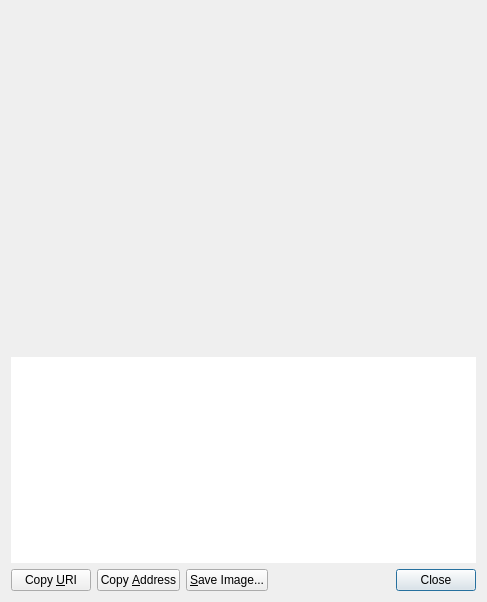
<?xml version="1.0" encoding="UTF-8"?>
<ui version="4.0">
 <class>ReceiveRequestDialog</class>
 <widget class="QDialog" name="ReceiveRequestDialog">
  <property name="geometry">
   <rect>
    <x>0</x>
    <y>0</y>
    <width>487</width>
    <height>602</height>
   </rect>
  </property>
  <layout class="QVBoxLayout" name="verticalLayout_3">
   <item>
    <widget class="QLabel" name="labelLogo">
     <property name="text">
      <string/>
     </property>
     <property name="pixmap">
      <pixmap resource="../bitcoin.qrc">:/images/logo</pixmap>
     </property>
     <property name="margin">
      <number>10</number>
     </property>
    </widget>
   </item>
   <item>
    <widget class="QRImageWidget" name="lblQRCode">
     <property name="sizePolicy">
      <sizepolicy hsizetype="Expanding" vsizetype="Fixed">
       <horstretch>0</horstretch>
       <verstretch>0</verstretch>
      </sizepolicy>
     </property>
     <property name="minimumSize">
      <size>
       <width>300</width>
       <height>320</height>
      </size>
     </property>
     <property name="toolTip">
      <string>QR Code</string>
     </property>
     <property name="textFormat">
      <enum>Qt::PlainText</enum>
     </property>
     <property name="alignment">
      <set>Qt::AlignCenter</set>
     </property>
     <property name="wordWrap">
      <bool>true</bool>
     </property>
    </widget>
   </item>
   <item>
    <widget class="QTextEdit" name="outUri">
     <property name="sizePolicy">
      <sizepolicy hsizetype="Expanding" vsizetype="Expanding">
       <horstretch>0</horstretch>
       <verstretch>0</verstretch>
      </sizepolicy>
     </property>
     <property name="minimumSize">
      <size>
       <width>0</width>
       <height>50</height>
      </size>
     </property>
     <property name="frameShape">
      <enum>QFrame::NoFrame</enum>
     </property>
     <property name="frameShadow">
      <enum>QFrame::Plain</enum>
     </property>
     <property name="tabChangesFocus">
      <bool>true</bool>
     </property>
     <property name="textInteractionFlags">
      <set>Qt::TextSelectableByKeyboard|Qt::TextSelectableByMouse</set>
     </property>
    </widget>
   </item>
   <item>
    <layout class="QHBoxLayout" name="horizontalLayout">
     <item>
      <widget class="QPushButton" name="btnCopyURI">
       <property name="text">
        <string>Copy &amp;URI</string>
       </property>
       <property name="icon">
        <iconset resource="../bitcoin.qrc">
         <normaloff>:/images/copy</normaloff>:/images/copy</iconset>
       </property>
       <property name="autoDefault">
        <bool>false</bool>
       </property>
      </widget>
     </item>
     <item>
      <widget class="QPushButton" name="btnCopyAddress">
       <property name="text">
        <string>Copy &amp;Address</string>
       </property>
       <property name="icon">
        <iconset resource="../bitcoin.qrc">
         <normaloff>:/images/copy</normaloff>:/images/copy</iconset>
       </property>
       <property name="autoDefault">
        <bool>false</bool>
       </property>
      </widget>
     </item>
     <item>
      <widget class="QPushButton" name="btnSaveAs">
       <property name="text">
        <string>&amp;Save Image...</string>
       </property>
       <property name="icon">
        <iconset resource="../bitcoin.qrc">
         <normaloff>:/images/save</normaloff>:/images/save</iconset>
       </property>
       <property name="autoDefault">
        <bool>false</bool>
       </property>
      </widget>
     </item>
     <item>
      <spacer name="horizontalSpacer_2">
       <property name="orientation">
        <enum>Qt::Horizontal</enum>
       </property>
       <property name="sizeHint" stdset="0">
        <size>
         <width>40</width>
         <height>20</height>
        </size>
       </property>
      </spacer>
     </item>
     <item>
      <widget class="QDialogButtonBox" name="buttonBox">
       <property name="standardButtons">
        <set>QDialogButtonBox::Close</set>
       </property>
      </widget>
     </item>
    </layout>
   </item>
  </layout>
 </widget>
 <customwidgets>
  <customwidget>
   <class>QRImageWidget</class>
   <extends>QLabel</extends>
   <header>receiverequestdialog.h</header>
  </customwidget>
 </customwidgets>
 <resources>
  <include location="../bitcoin.qrc"/>
 </resources>
 <connections>
  <connection>
   <sender>buttonBox</sender>
   <signal>rejected()</signal>
   <receiver>ReceiveRequestDialog</receiver>
   <slot>reject()</slot>
   <hints>
    <hint type="sourcelabel">
     <x>452</x>
     <y>573</y>
    </hint>
    <hint type="destinationlabel">
     <x>243</x>
     <y>298</y>
    </hint>
   </hints>
  </connection>
  <connection>
   <sender>buttonBox</sender>
   <signal>accepted()</signal>
   <receiver>ReceiveRequestDialog</receiver>
   <slot>accept()</slot>
   <hints>
    <hint type="sourcelabel">
     <x>452</x>
     <y>573</y>
    </hint>
    <hint type="destinationlabel">
     <x>243</x>
     <y>298</y>
    </hint>
   </hints>
  </connection>
 </connections>
</ui>
